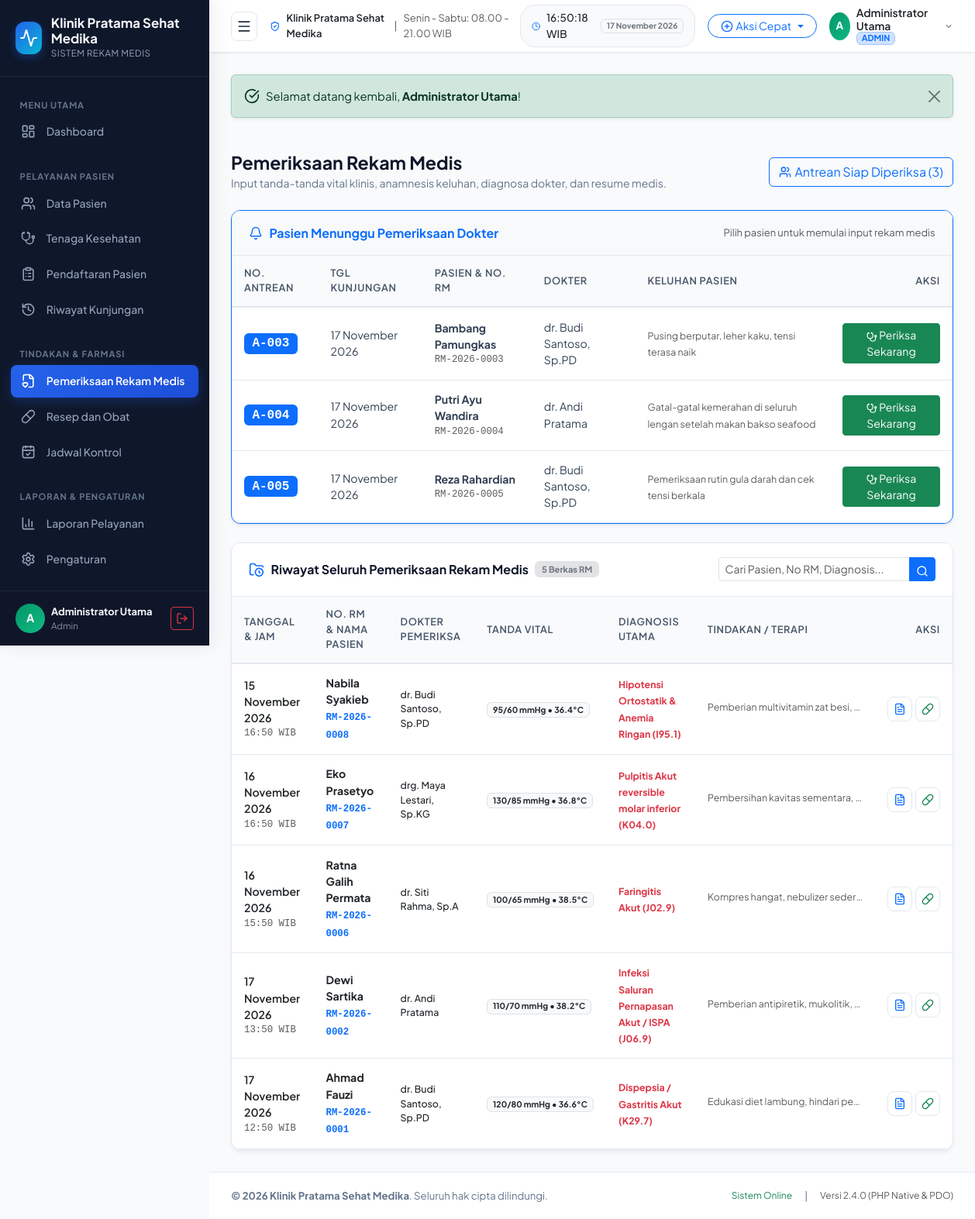
The app's page /pages/pemeriksaan.php (signed in) with its own data.
### tables this page shows
CREATE TABLE `pengaturan_klinik` (
  `id` INT PRIMARY KEY,
  `nama_klinik` VARCHAR(150) NOT NULL,
  `slogan` VARCHAR(255) DEFAULT 'Melayani dengan Sepenuh Hati dan Profesional',
  `alamat_klinik` TEXT NOT NULL,
  `no_telepon` VARCHAR(30) NOT NULL,
  `email_klinik` VARCHAR(100) NOT NULL,
  `website` VARCHAR(100) DEFAULT 'www.klinikmedika.com',
  `pimpinan_klinik` VARCHAR(100) NOT NULL,
  `jam_operasional` VARCHAR(150) DEFAULT 'Senin - Sabtu: 08.00 - 21.00 WIB',
  `logo` VARCHAR(255) DEFAULT 'logo-klinik.png'
);

CREATE TABLE `users` (
  `id` INT AUTO_INCREMENT PRIMARY KEY,
  `username` VARCHAR(50) NOT NULL UNIQUE,
  `password` VARCHAR(255) NOT NULL,
  `nama_lengkap` VARCHAR(100) NOT NULL,
  `role` ENUM('admin', 'dokter', 'petugas') NOT NULL DEFAULT 'admin',
  `email` VARCHAR(100) DEFAULT NULL,
  `foto` VARCHAR(255) DEFAULT 'default-avatar.png',
  `created_at` DATETIME DEFAULT CURRENT_TIMESTAMP,
  `updated_at` DATETIME DEFAULT CURRENT_TIMESTAMP ON UPDATE CURRENT_TIMESTAMP
);

CREATE TABLE `pendaftaran` (
  `id` INT AUTO_INCREMENT PRIMARY KEY,
  `nomor_antrean` VARCHAR(20) NOT NULL,
  `id_pasien` INT NOT NULL,
  `id_dokter` INT NOT NULL,
  `tanggal_kunjungan` DATE NOT NULL,
  `keluhan_awal` TEXT DEFAULT NULL,
  `jenis_pasien` ENUM('Umum', 'BPJS', 'Asuransi Swasta') NOT NULL DEFAULT 'Umum',
  `status` ENUM('Menunggu', 'Diperiksa', 'Selesai', 'Dibatalkan') NOT NULL DEFAULT 'Menunggu',
  `created_at` DATETIME DEFAULT CURRENT_TIMESTAMP,
  INDEX (`tanggal_kunjungan`),
  INDEX (`status`),
  CONSTRAINT `fk_pendaftaran_pasien` FOREIGN KEY (`id_pasien`) REFERENCES `pasien` (`id`) ON DELETE CASCADE,
  CONSTRAINT `fk_pendaftaran_dokter` FOREIGN KEY (`id_dokter`) REFERENCES `dokter` (`id`) ON DELETE RESTRICT
);

CREATE TABLE `pasien` (
  `id` INT AUTO_INCREMENT PRIMARY KEY,
  `nomor_rm` VARCHAR(20) NOT NULL UNIQUE,
  `nik` VARCHAR(20) NOT NULL,
  `nama_pasien` VARCHAR(100) NOT NULL,
  `jenis_kelamin` ENUM('Laki-laki', 'Perempuan') NOT NULL,
  `tempat_lahir` VARCHAR(50) DEFAULT NULL,
  `tanggal_lahir` DATE NOT NULL,
  `alamat` TEXT NOT NULL,
  `no_telepon` VARCHAR(25) NOT NULL,
  `gol_darah` ENUM('A', 'B', 'AB', 'O', '-') DEFAULT '-',
  `alergi` VARCHAR(255) DEFAULT 'Tidak Ada',
  `created_at` DATETIME DEFAULT CURRENT_TIMESTAMP,
  `updated_at` DATETIME DEFAULT CURRENT_TIMESTAMP ON UPDATE CURRENT_TIMESTAMP
);

CREATE TABLE `dokter` (
  `id` INT AUTO_INCREMENT PRIMARY KEY,
  `nip` VARCHAR(30) NOT NULL UNIQUE,
  `nama_dokter` VARCHAR(100) NOT NULL,
  `spesialisasi` VARCHAR(100) NOT NULL,
  `no_telepon` VARCHAR(25) NOT NULL,
  `email` VARCHAR(100) DEFAULT NULL,
  `jadwal_praktek` VARCHAR(255) NOT NULL,
  `status` ENUM('Aktif', 'Cuti', 'Nonaktif') NOT NULL DEFAULT 'Aktif',
  `created_at` DATETIME DEFAULT CURRENT_TIMESTAMP,
  `updated_at` DATETIME DEFAULT CURRENT_TIMESTAMP ON UPDATE CURRENT_TIMESTAMP
);

CREATE TABLE `rekam_medis` (
  `id` INT AUTO_INCREMENT PRIMARY KEY,
  `id_pendaftaran` INT NOT NULL UNIQUE,
  `id_pasien` INT NOT NULL,
  `id_dokter` INT NOT NULL,
  `tanggal_pemeriksaan` DATETIME DEFAULT CURRENT_TIMESTAMP,
  `keluhan` TEXT NOT NULL,
  `tekanan_darah` VARCHAR(20) DEFAULT '-',
  `suhu_tubuh` DECIMAL(4,1) DEFAULT NULL,
  `berat_badan` DECIMAL(5,1) DEFAULT NULL,
  `tinggi_badan` DECIMAL(5,1) DEFAULT NULL,
  `diagnosis` TEXT NOT NULL,
  `tindakan` TEXT NOT NULL,
  `catatan_dokter` TEXT DEFAULT NULL,
  `created_at` DATETIME DEFAULT CURRENT_TIMESTAMP,
  CONSTRAINT `fk_rm_pendaftaran` FOREIGN KEY (`id_pendaftaran`) REFERENCES `pendaftaran` (`id`) ON DELETE CASCADE,
  CONSTRAINT `fk_rm_pasien` FOREIGN KEY (`id_pasien`) REFERENCES `pasien` (`id`) ON DELETE CASCADE,
  CONSTRAINT `fk_rm_dokter` FOREIGN KEY (`id_dokter`) REFERENCES `dokter` (`id`) ON DELETE RESTRICT
);

### pages/pemeriksaan.php (the view, shortened to what the rows shown need)
<?php
require_once __DIR__ . '/../includes/header.php';
$id_pendaftaran_pilih = (int)($_GET['id_pendaftaran'] ?? 0);
$search = trim($_GET['q'] ?? '');
if ($search !== '') {
    $stmt_riwayat = $pdo->prepare("
        SELECT rm.*, p.nomor_antrean, p.tanggal_kunjungan, pas.nomor_rm, pas.nama_pasien, d.nama_dokter
        FROM rekam_medis rm
        JOIN pendaftaran p ON rm.id_pendaftaran = p.id
        JOIN pasien pas ON rm.id_pasien = pas.id
        JOIN dokter d ON rm.id_dokter = d.id
        WHERE pas.nama_pasien LIKE ? OR pas.nomor_rm LIKE ? OR rm.diagnosis LIKE ?
        ORDER BY rm.id DESC
    ");
    $param_s = "%{$search}%";
    $stmt_riwayat->execute([$param_s, $param_s, $param_s]);
} else {
    $stmt_riwayat = $pdo->query("
        SELECT rm.*, p.nomor_antrean, p.tanggal_kunjungan, pas.nomor_rm, pas.nama_pasien, d.nama_dokter
        FROM rekam_medis rm
        JOIN pendaftaran p ON rm.id_pendaftaran = p.id
        JOIN pasien pas ON rm.id_pasien = pas.id
        JOIN dokter d ON rm.id_dokter = d.id
        ORDER BY rm.id DESC
    ");
}
$riwayat_rm = $stmt_riwayat->fetchAll();
$antrean_menunggu = $pdo->query("
    SELECT p.*, pas.nomor_rm, pas.nama_pasien, d.nama_dokter
    FROM pendaftaran p
    JOIN pasien pas ON p.id_pasien = pas.id
    JOIN dokter d ON p.id_dokter = d.id
    WHERE p.status IN ('Menunggu', 'Diperiksa')
    ORDER BY p.tanggal_kunjungan ASC, p.id ASC
")->fetchAll();
?>
<div class="page-header">
  <div>
    <h2 class="page-title">Pemeriksaan Rekam Medis</h2>
  </div>
</div>
<?php if ($antrean_menunggu): ?>
  <div class="collapse <?= ($id_pendaftaran_pilih == 0) ? 'show' : ''; ?> mb-4" id="boxAntreanMenunggu">
    <div class="card-custom border-primary">
      <div class="card-body-custom p-0">
        <div class="table-responsive">
          <table class="table-custom mb-0">
            <thead>
              <tr>
                <th>No. Antrean</th>
                <th>Tgl Kunjungan</th>
                <th>Pasien & No. RM</th>
                <th>Dokter</th>
                <th>Keluhan Pasien</th>
                <th class="text-end">Aksi</th>
              </tr>
            </thead>
            <tbody>
              <?php foreach ($antrean_menunggu as $am): ?>
                <tr>
                  <td>
                    <span class="badge bg-primary text-white font-monospace fs-6"><?= e($am['nomor_antrean']); ?></span>
                  </td>
                  <td><?= format_date_id($am['tanggal_kunjungan']); ?></td>
                  <td>
                    <strong><?= e($am['nama_pasien']); ?></strong>
                    <div class="small text-muted font-monospace"><?= e($am['nomor_rm']); ?></div>
                  </td>
                  <td><?= e($am['nama_dokter']); ?></td>
                  <td>
                    <span class="small text-muted"><?= e($am['keluhan_awal'] ?: '-'); ?></span>
                  </td>
                  <td class="text-end">
                    <a href="<?= base_url('pages/pemeriksaan.php?id_pendaftaran=' . $am['id']); ?>" class="btn btn-sm btn-success px-3">
                      <i data-lucide="stethoscope" style="width:14px;height:14px;"></i> Periksa Sekarang
                    </a>
                  </td>
                </tr>
              <?php endforeach; ?>
            </tbody>
          </table>
        </div>
      </div>
    </div>
  </div>
<?php endif; ?>
<div class="card-custom">
  <div class="table-responsive">
    <table class="table-custom">
      <thead>
        <tr>
          <th>Tanggal & Jam</th>
          <th>No. RM & Nama Pasien</th>
          <th>Dokter Pemeriksa</th>
          <th>Tanda Vital</th>
          <th>Diagnosis Utama</th>
          <th>Tindakan / Terapi</th>
          <th class="text-end">Aksi</th>
        </tr>
      </thead>
      <tbody>
        <?php if (!empty($riwayat_rm)): ?>
          <?php foreach ($riwayat_rm as $row): ?>
            <tr>
              <td>
                <div class="fw-semibold text-dark"><?= format_date_id($row['tanggal_pemeriksaan']); ?></div>
                <div class="small text-muted font-monospace"><?= date('H:i', strtotime($row['tanggal_pemeriksaan'])); ?> WIB</div>
              </td>
              <td>
                <div class="fw-bold text-dark"><?= e($row['nama_pasien']); ?></div>
                <span class="font-monospace text-primary small fw-bold"><?= e($row['nomor_rm']); ?></span>
              </td>
              <td>
                <div class="fw-medium text-dark small"><?= e($row['nama_dokter']); ?></div>
              </td>
              <td>
                <span class="badge bg-light text-dark border small">
                  <?= e($row['tekanan_darah']); ?> mmHg &bull; <?= e($row['suhu_tubuh']); ?>&deg;C
                </span>
              </td>
              <td>
                <span class="fw-bold text-danger small"><?= e($row['diagnosis']); ?></span>
              </td>
              <td>
                <span class="small text-muted text-truncate d-inline-block" style="max-width:200px;" title="<?= e($row['tindakan']); ?>">
                  <?= e($row['tindakan']); ?>
                </span>
              </td>
              <td class="text-end">
                <div class="d-inline-flex gap-1">
                  <a href="<?= base_url('pages/pemeriksaan.php?detail_rm=' . $row['id']); ?>" class="btn-action-icon text-primary" title="Lihat Resume Medis">
                    <i data-lucide="file-text" style="width:16px;height:16px;"></i>
                  </a>
                  <a href="<?= base_url('pages/resep-obat.php?rm_id=' . $row['id']); ?>" class="btn-action-icon text-success" title="Resep Obat">
                    <i data-lucide="pill" style="width:16px;height:16px;"></i>
                  </a>
                </div>
              </td>
            </tr>
          <?php endforeach; ?>
        <?php else: ?>
          <tr>
            <td colspan="7" class="text-center py-4 text-muted">Belum ada catatan pemeriksaan rekam medis.</td>
          </tr>
        <?php endif; ?>
      </tbody>
    </table>
  </div>
</div>
<?php require_once __DIR__ . '/../includes/footer.php'; ?>

### includes/sidebar.php (shortened to what the rows shown need)
<aside class="app-sidebar" id="appSidebar">
  <div class="sidebar-header">
    <div class="d-flex flex-column">
      <span class="sidebar-brand-title"><?= e($clinic['nama_klinik']); ?></span>
      <span class="sidebar-brand-subtitle">Sistem Rekam Medis</span>
    </div>
  </div>
  <div class="sidebar-footer">
    <div class="d-flex align-items-center justify-content-between">
      <div class="d-flex align-items-center gap-2 overflow-hidden">
        <div class="user-avatar">
          <?= strtoupper(substr($user_active['nama_lengkap'] ?? 'U', 0, 1)); ?>
        </div>
        <div class="d-flex flex-column text-truncate" style="max-width: 140px;">
          <span class="text-light small fw-bold text-truncate"><?= e($user_active['nama_lengkap'] ?? 'User'); ?></span>
          <span class="text-white-50 text-capitalize" style="font-size:0.725rem;"><?= e($user_active['role'] ?? 'Petugas'); ?></span>
        </div>
      </div>
    </div>
  </div>
</aside>

### includes/navbar.php (shortened to what the rows shown need)
<header class="app-navbar">
  <div class="d-flex align-items-center gap-3">
    <div class="d-none d-md-flex align-items-center gap-2 text-muted small">
      <i data-lucide="shield-check" class="text-primary" style="width:18px;height:18px;"></i>
      <span class="fw-semibold text-dark"><?= e($clinic['nama_klinik']); ?></span>
      <span class="text-secondary-subtle">|</span>
      <span><?= e($clinic['jam_operasional']); ?></span>
    </div>
  </div>
  <div class="d-flex align-items-center gap-3">
    <div class="dropdown">
      <button class="btn p-0 border-0 d-flex align-items-center gap-2" type="button" data-bs-toggle="dropdown" aria-expanded="false">
        <div class="user-avatar" style="width:36px;height:36px;font-size:0.85rem;">
          <?= strtoupper(substr($user_active['nama_lengkap'] ?? 'U', 0, 1)); ?>
        </div>
        <div class="d-none d-sm-flex flex-column text-start">
          <span class="fw-semibold text-dark small" style="line-height:1.2;"><?= e($user_active['nama_lengkap'] ?? 'User'); ?></span>
          <span class="badge bg-primary-subtle text-primary border border-primary-subtle" style="font-size:0.68rem;padding:2px 6px;width:fit-content;">
            <?= strtoupper(e($user_active['role'] ?? 'Petugas')); ?>
          </span>
        </div>
        <i data-lucide="chevron-down" class="text-muted" style="width:16px;height:16px;"></i>
      </button>
    </div>
  </div>
</header>

### includes/footer.php (shortened to what the rows shown need)
    </main>
    <footer class="app-footer">
      <div>
        <strong>&copy; <?= date('Y'); ?> <?= e($clinic['nama_klinik']); ?></strong>. Seluruh hak cipta dilindungi.
      </div>
    </footer>
  </div>
</div>
</body>
</html>

### records on screen
pengaturan_klinik: nama_klinik "Klinik Pratama Sehat Medika", jam_operasional "Senin - Sabtu: 08.00 - 21.00 WIB"
users: nama_lengkap "A", nama_lengkap "Administrator Utama", role "Admin", role "ADMIN"
pendaftaran: nomor_antrean "A-003", tanggal_kunjungan "17 November 2026", id_pasien.nama_pasien "Bambang Pamungkas", id_pasien.nomor_rm "RM-2026-0003", id_dokter.nama_dokter "dr. Budi Santoso, Sp.PD", keluhan_awal "Pusing berputar, leher kaku, tensi terasa naik"
pendaftaran: nomor_antrean "A-004", tanggal_kunjungan "17 November 2026", id_pasien.nama_pasien "Putri Ayu Wandira", id_pasien.nomor_rm "RM-2026-0004", id_dokter.nama_dokter "dr. Andi Pratama", keluhan_awal "Gatal-gatal kemerahan di seluruh lengan setelah makan bakso seafood"
pendaftaran: nomor_antrean "A-005", tanggal_kunjungan "17 November 2026", id_pasien.nama_pasien "Reza Rahardian", id_pasien.nomor_rm "RM-2026-0005", id_dokter.nama_dokter "dr. Budi Santoso, Sp.PD", keluhan_awal "Pemeriksaan rutin gula darah dan cek tensi berkala"
rekam_medis: tanggal_pemeriksaan "15 November 2026", tanggal_pemeriksaan "16:50", id_pasien.nama_pasien "Nabila Syakieb", id_pasien.nomor_rm "RM-2026-0008", id_dokter.nama_dokter "dr. Budi Santoso, Sp.PD", tekanan_darah "95/60", suhu_tubuh "36.4", diagnosis "Hipotensi Ortostatik & Anemia Ringan (I95.1)", tindakan "Pemberian multivitamin zat besi,…"
rekam_medis: tanggal_pemeriksaan "16 November 2026", tanggal_pemeriksaan "16:50", id_pasien.nama_pasien "Eko Prasetyo", id_pasien.nomor_rm "RM-2026-0007", id_dokter.nama_dokter "drg. Maya Lestari, Sp.KG", tekanan_darah "130/85", suhu_tubuh "36.8", diagnosis "Pulpitis Akut reversible molar inferior (K04.0)", tindakan "Pembersihan kavitas sementara,…"
rekam_medis: tanggal_pemeriksaan "16 November 2026", tanggal_pemeriksaan "15:50", id_pasien.nama_pasien "Ratna Galih Permata", id_pasien.nomor_rm "RM-2026-0006", id_dokter.nama_dokter "dr. Siti Rahma, Sp.A", tekanan_darah "100/65", suhu_tubuh "38.5", diagnosis "Faringitis Akut (J02.9)", tindakan "Kompres hangat, nebulizer seder…"
rekam_medis: tanggal_pemeriksaan "17 November 2026", tanggal_pemeriksaan "13:50", id_pasien.nama_pasien "Dewi Sartika", id_pasien.nomor_rm "RM-2026-0002", id_dokter.nama_dokter "dr. Andi Pratama", tekanan_darah "110/70", suhu_tubuh "38.2", diagnosis "Infeksi Saluran Pernapasan Akut / ISPA (J06.9)", tindakan "Pemberian antipiretik, mukolitik,…"
rekam_medis: tanggal_pemeriksaan "17 November 2026", tanggal_pemeriksaan "12:50", id_pasien.nama_pasien "Ahmad Fauzi", id_pasien.nomor_rm "RM-2026-0001", id_dokter.nama_dokter "dr. Budi Santoso, Sp.PD", tekanan_darah "120/80", suhu_tubuh "36.6", diagnosis "Dispepsia / Gastritis Akut (K29.7)", tindakan "Edukasi diet lambung, hindari pe…"

### other values on screen
$flash['message'] "Selamat datang kembali, Administrator Utama !"
count($antrean_menunggu) "3"
count($riwayat_rm) "5"
